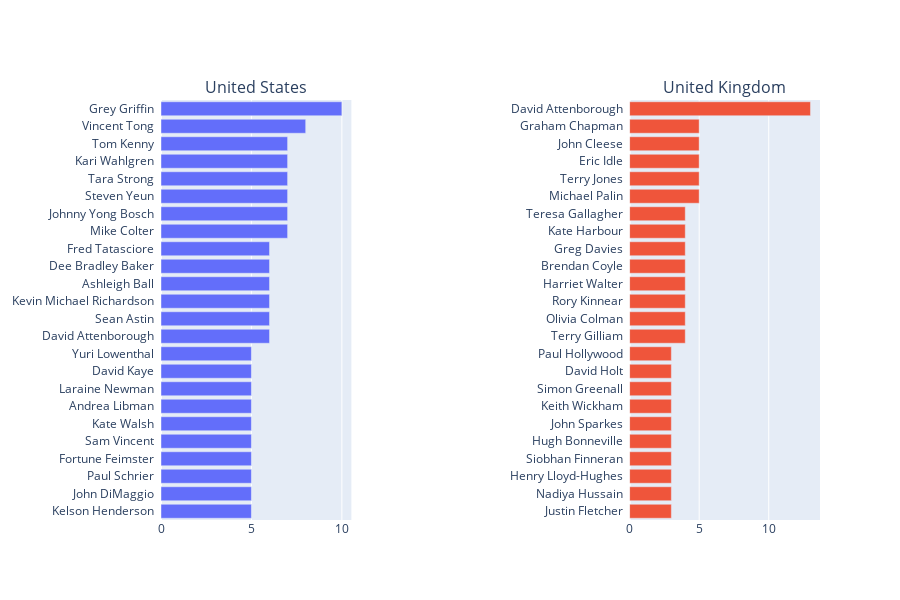

The code cell stored with this chart in its notebook:
### Markdown cell above
### **7. En Yaygın TV Show Oyuncuları**

### Code cell
traces = []
titles = ["United States","", "United Kingdom"]
for title in titles:
    if title != "":
        traces.append(country_trace(title, flag="tv_shows"))

fig = make_subplots(rows=1, cols=3, subplot_titles=titles)
fig.add_trace(traces[0], 1,1)
fig.add_trace(traces[1], 1,3)

fig.update_layout(height=600, showlegend=False)
fig.show()

### Figure 1 — Plotly figure (JSON) as saved in the notebook; plotly's stock layout.template omitted (floating-point values rounded to 4 significant figures)
{"data": [{"name": "", "orientation": "h", "type": "bar", "x": [5, 5, 5, 5, 5, 5, 5, 5, 5, 5, 6, 6, 6, 6, 6, 6, 7, 7, 7, 7, 7, 7, 8, 10], "xaxis": "x", "y": ["Kelson Henderson  ", "John DiMaggio  ", "Paul Schrier  ", "Fortune Feimster  ", "Sam Vincent  ", "Kate Walsh  ", "Andrea Libman  ", "Laraine Newman  ", "David Kaye  ", "Yuri Lowenthal  ", "David Attenborough  ", "Sean Astin  ", "Kevin Michael Richardson  ", "Ashleigh Ball  ", "Dee Bradley Baker  ", "Fred Tatasciore  ", "Mike Colter  ", "Johnny Yong Bosch  ", "Steven Yeun  ", "Tara Strong  ", "Kari Wahlgren  ", "Tom Kenny  ", "Vincent Tong  ", "Grey Griffin  "], "yaxis": "y"}, {"name": "", "orientation": "h", "type": "bar", "x": [3, 3, 3, 3, 3, 3, 3, 3, 3, 3, 4, 4, 4, 4, 4, 4, 4, 4, 5, 5, 5, 5, 5, 13], "xaxis": "x3", "y": ["Justin Fletcher  ", "Nadiya Hussain  ", "Henry Lloyd-Hughes  ", "Siobhan Finneran  ", "Hugh Bonneville  ", "John Sparkes  ", "Keith Wickham  ", "Simon Greenall  ", "David Holt  ", "Paul Hollywood  ", "Terry Gilliam  ", "Olivia Colman  ", "Rory Kinnear  ", "Harriet Walter  ", "Brendan Coyle  ", "Greg Davies  ", "Kate Harbour  ", "Teresa Gallagher  ", "Michael Palin  ", "Terry Jones  ", "Eric Idle  ", "John Cleese  ", "Graham Chapman  ", "David Attenborough  "], "yaxis": "y3"}], "layout": {"annotations": [{"font": {"size": 16}, "showarrow": false, "text": "United States", "x": 0.1444, "xanchor": "center", "xref": "paper", "y": 1, "yanchor": "bottom", "yref": "paper"}, {"font": {"size": 16}, "showarrow": false, "text": "United Kingdom", "x": 0.8556, "xanchor": "center", "xref": "paper", "y": 1, "yanchor": "bottom", "yref": "paper"}], "height": 600, "showlegend": false, "xaxis": {"anchor": "y", "domain": [0, 0.2889]}, "xaxis2": {"anchor": "y2", "domain": [0.3556, 0.6444]}, "xaxis3": {"anchor": "y3", "domain": [0.7111, 1]}, "yaxis": {"anchor": "x", "domain": [0, 1]}, "yaxis2": {"anchor": "x2", "domain": [0, 1]}, "yaxis3": {"anchor": "x3", "domain": [0, 1]}}}
